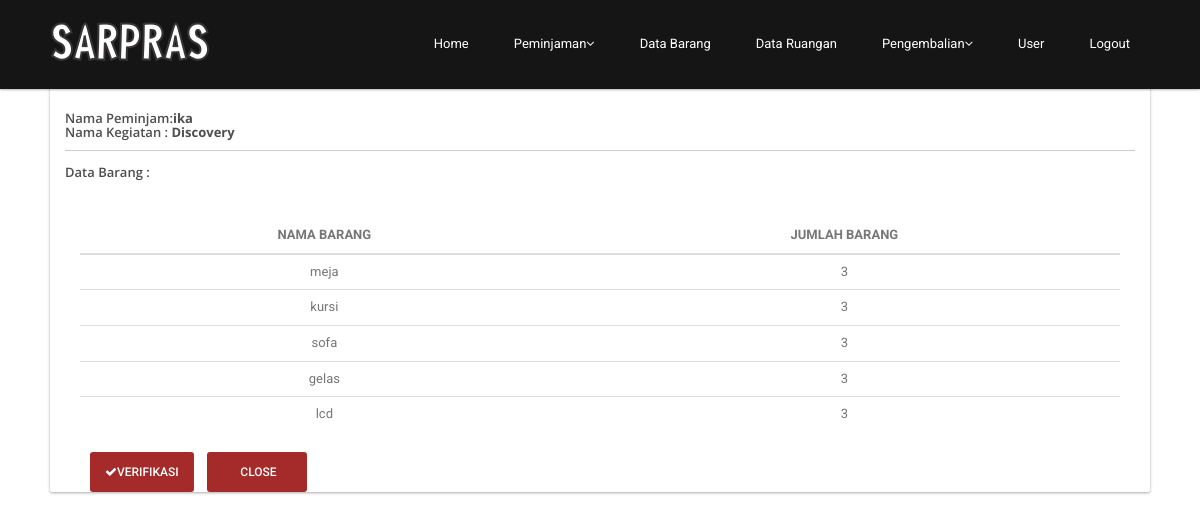
/peminjamanBarang/detail/Discovery (signed in), run on the app's committed database.
### tables this page shows
CREATE TABLE `tb_peminjaman_barang` (
  `id` int(10) UNSIGNED NOT NULL,
  `id_user` varchar(50) NOT NULL,
  `nama_peminjam` varchar(50) NOT NULL,
  `nama_kegiatan` varchar(255) NOT NULL,
  `barang_id` int(10) UNSIGNED NOT NULL,
  `jumlah_pinjam` int(11) NOT NULL,
  `tgl_pinjam` timestamp NOT NULL DEFAULT CURRENT_TIMESTAMP ON UPDATE CURRENT_TIMESTAMP,
  `tgl_selesai` timestamp NOT NULL DEFAULT '0000-00-00 00:00:00',
  `status_pinjam` tinyint(1) NOT NULL DEFAULT '0',
  `created_at` timestamp NULL DEFAULT NULL,
  `updated_at` timestamp NULL DEFAULT NULL
);

CREATE TABLE `tb_barang` (
  `id` int(10) UNSIGNED NOT NULL,
  `nama_barang` varchar(255) NOT NULL,
  `jumlah` int(11) NOT NULL,
  `satuan` varchar(30) NOT NULL,
  `created_at` timestamp NULL DEFAULT NULL,
  `updated_at` timestamp NULL DEFAULT NULL
);

### app/controller/peminjamanBarang.php (called while the page is built, shortened)
<?php
class peminjamanBarang extends controller {
    function __construct()
    {
        $this->model = $this->model->load('peminjamanBarang');
    }
    function detail($id){
        $this->view->data = $this->model->getDetail($id);
         $this->view->data1 = $this->model->getInfo($id);
        $this->view->display('detail_barang','admin');
    }
}

### index.php (called while the page is built, shortened)
<?php
require 'config/database.php';
require 'libs/controller.php';
require 'libs/model.php';
require 'libs/database.php';
$app = new routing();

### libs/database.php (called while the page is built, shortened)
<?php
class database extends PDO {
    public function selectAll($query, $fetchMode = PDO::FETCH_ASSOC) {
        try {
            $stmt = $this->prepare($query);
            $stmt->execute();
            return $stmt->fetchAll($fetchMode);
        } catch (PDOException $e) {
            echo $e->getMessage();
        }
    }
}

### app/model/m_peminjamanBarang.php (called while the page is built, shortened)
<?php
class m_peminjamanBarang extends model {
    function getDetail($id) {
        return $this->db->selectAll("SELECT * FROM tb_peminjaman_barang pb join tb_barang b ON barang_id = b.id
         where nama_kegiatan='$id'");
    }
    function getInfo($id) {
        return $this->db->selectAll("SELECT * FROM tb_peminjaman_barang pb join tb_barang b ON barang_id = b.id
        JOIN tb_status s on id_status = status_pinjam where nama_kegiatan='$id' GROUP BY nama_kegiatan");
    }
  }

### libs/controller.php (called while the page is built, shortened)
<?php
class controller {
    function __construct() {
        $this->model = new model();
    }
}

### libs/model.php (called while the page is built, shortened)
<?php
class model {
    function __construct() {
        $this->db = new database();
    }
    function load($model) {
        $path = 'app/model/m_' . $model . '.php';
        if (file_exists($path)) {
            return new $modelName();
        } else {
            echo 'Kesalahan: m_' . $model . '.php tidak ditemukan';
        }
    }
}

### app/view/admin/v_detail_barang.php (the view, shortened to what this page needs)
<?php require_once(__DIR__.'/../part/header.php');?>
<div id="page-login" class="page-logreg">
    <div id="main">
        <div class="container clearfix">
            <div class="card clearfix section">
                <div class="card-body">
                    <div class="desktop">
                        <section class="content">
<br>
<br>
            <div class="box box-primary">
                <div class="box-body">
                    <div style="float: left; margin-right: 100px;">
                    <?php
                      foreach ($this->data1 as $key => $value){?>
                            <h6>Nama Peminjam:<b><?php echo $value['nama_peminjam'] ?></b></h6>
                            <h6>Nama Kegiatan : <b><?php echo $value['nama_kegiatan'] ?></b></h6>
                     <?php } ?>
                    </div>
                    <br>
                    <br>
                    <hr style="width: 100%">
                    <h5>Data Barang : </h5>
                    <br>
                    <br>
                    <br>
                    <div class="table-responsive col-md-12">
                        <table class="table table-hover">
                            <thead>
                            <th>Nama Barang</th>
                            <th>Jumlah Barang</th>
                            </thead>
                            <tbody>
                            <?php foreach ($this->data as $key => $value){?>
                                <tr>
                                    <td><?php echo $value['nama_barang'] ?></td>
                                    <td><?php echo $value['jumlah_pinjam'] ?></td>
                                    </tr>
                            <?php } ?>
                            </tbody>
                        </table>
                    </div>
                    <div style="margin-top: 20px">
                        <div class="col-md-6">
                            <a href="<?php echo URL; ?>/peminjamanBarang/verifikasiKtu/<?php echo $value['nama_kegiatan'] ?>" style="margin-left: 10px" class="btn btn-sm btn-default"> <i
                                        class="fa fa-btn fa-check"></i>Verifikasi</a>
                            <a href="<?php echo URL; ?>/peminjamanBarang" style="margin-left: 10px" class="btn btn-sm btn-default">
                                <i class="fa fa-btn fa-close"></i> close</a>
                        </div>
                    </div>
                </div>
            </div>
        </section>
                    </div>
                </div>
            </div>
        </div>
    </div>

### public/css/main.css (style rules this page uses)
h1, h2, h3, h4, h5, h6 { font-weight: 600; font-family: 'Open Sans', sans-serif; color:#4e4e4e; }
a { color: #c52d2f; -webkit-transition: color 300ms, background-color 300ms; -moz-transition: color 300ms, background-color 300ms; -o-transition: color 300ms, background-color 300ms; transition: color 300ms, background-color 300ms; }
hr { border-top: 1px solid #e5e5e5; border-bottom: 1px solid #fff; }

### public/css/style.css (style rules this page uses)
a, a:hover { color: #36BEEA }
.container { width: 1100px; padding: 0px }
.btn { background: brown; min-width: 100px; max-height: 40px; font-weight: 500; display: inline-block; padding: 0px 15px; border: none; border-radius: 3px; text-transform: uppercase; cursor: pointer; color: #fff; font-family: 'Roboto', sans-serif; line-height: 40px; -webkit-box-sizing: border-box; -moz-box-sizing: border-box; box-sizing: border-box }
.card { position: relative; background-color: #fff; color: #313534; border-radius: 2px; -webkit-box-shadow: 0 1px 3px 0 rgba(0, 0, 0, 0.33); box-shadow: 0 1px 3px 0 rgba(0, 0, 0, 0.33) }
.card-body { padding: 15px; position: relative }
table { width: 100%; color: #777 }
table th { vertical-align: middle; text-transform: uppercase; padding: 8px; text-align: center; line-height: 25px; border-bottom: 2px solid #ddd }
table tbody td { padding: 8px; border-top: 1px solid #ddd; vertical-align: top; line-height: 20px; text-align: center; vertical-align: middle; }
#main { margin: 70px 0px 0px }

### data on the page
tb_peminjaman_barang: nama_peminjam "ika", nama_kegiatan "Discovery", barang.nama_barang "meja", jumlah_pinjam "3"
tb_peminjaman_barang: barang.nama_barang "kursi", jumlah_pinjam "3"
tb_peminjaman_barang: barang.nama_barang "sofa", jumlah_pinjam "3"
tb_peminjaman_barang: barang.nama_barang "gelas", jumlah_pinjam "3"
tb_peminjaman_barang: barang.nama_barang "lcd", jumlah_pinjam "3"
